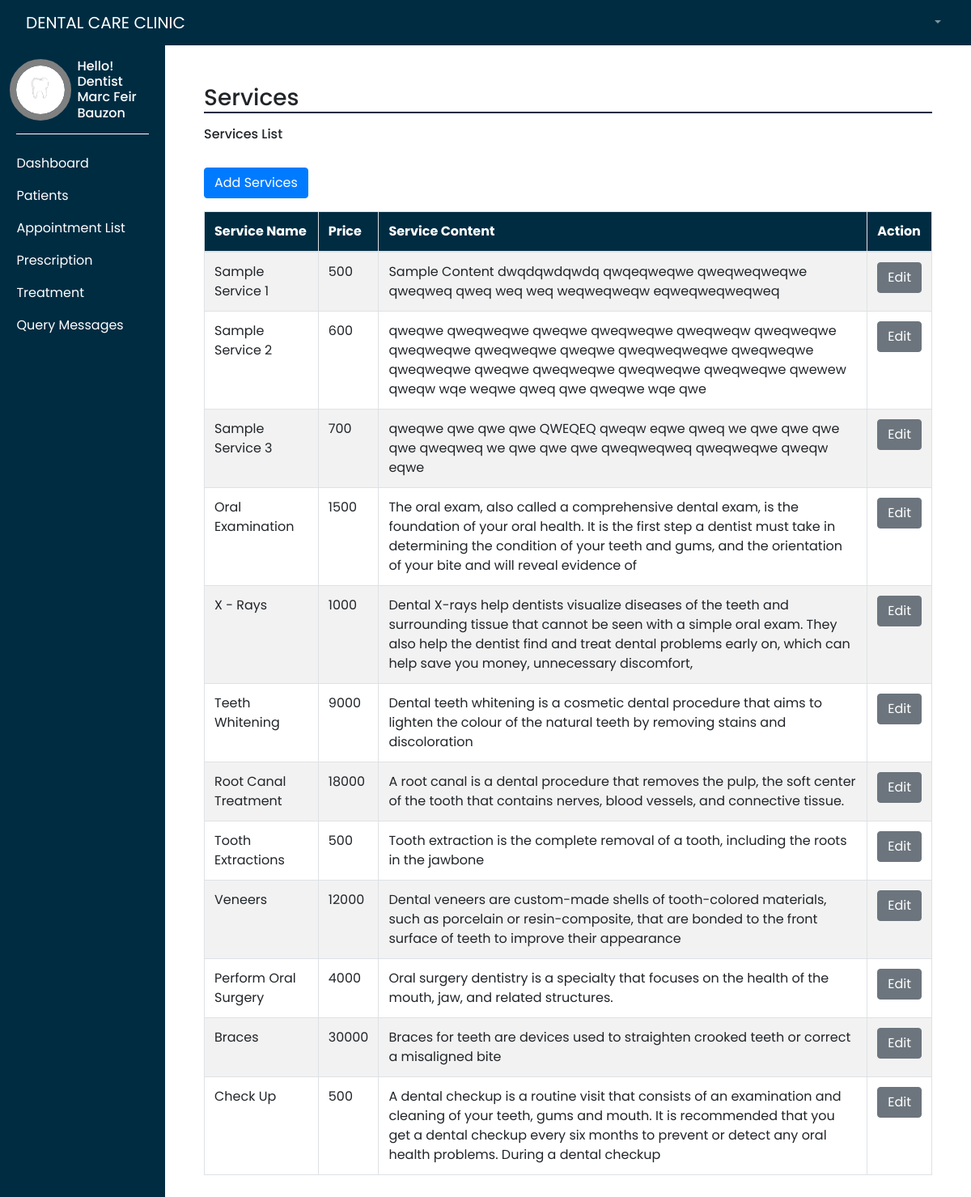
The app's page /services_view.php (signed in) with its own data.
### tables this page shows
CREATE TABLE `services` (
  `serviceId` int(11) NOT NULL,
  `service_name` varchar(250) NOT NULL,
  `fees` int(11) NOT NULL,
  `article_title` varchar(250) NOT NULL,
  `content` varchar(250) NOT NULL
);

### services_view.php (the view, shortened to what this page needs)
<?php
require_once "connection.php";
?>
<!DOCTYPE html>
<html lang="en">
<head>
    <link rel="stylesheet" href="styles/dashAdmin.css">
    <link rel="stylesheet" href="https://maxcdn.bootstrapcdn.com/bootstrap/4.0.0/css/bootstrap.min.css"/>
</head>
<body style="height: 100vh;">
    <div class="" style=" width: 100%">
        <?php require("templates/main-header.php"); ?>
    </div>
    <div class="d-flex" >
        <div class="bg-dark" style="width: 17%">
            <?php require("templates/sidebar.php"); ?>
        </div>
        <div style="width: 83%">
            <div class="p-5">
                <h3 style="border-bottom: 2px solid #002c42">Services</h3>
                <h6 class="mt-3 mb-3">Services List</h6>
                    <button type="button" class="btn btn-primary mb-3 mt-3" data-toggle="modal" data-target="#exampleModal">
                    Add Services
                    </button>
                <?php
                    $sql = "SELECT * FROM services";
                    $result = $conn->query($sql);
                ?>
                <table class="table table-hover table-striped table-bordered" style="margin-bottom: 200px; width: 100%;">
                    <thead style="background-color: #002c42 !important; color: white; text-align: left">
                        <tr>
                        <th >Service Name</th>
                        <th >Price</th>
                        <th >Service Content</th>
                        <th >Action</th>
                        </tr>
                    </thead>
                    <tbody>
                        <?php if ($result->num_rows > 0) { ?>
                        <?php while($row = $result->fetch_assoc()){?>
                        <tr>
                            <td><?php echo $row['service_name']; ?></td>
                            <td><?php echo $row['fees']; ?></td>
                            <td style="word-wrap: break-word !important;"><?php echo $row['content']; ?></td>
                            <td >
                                <input type="submit" class="btn btn-secondary editBtn" value="Edit">
                            </td>
                        </tr>
                        <?php }?>
                        <?php } ?>
                    </tbody>
                </table>
            </div>
        </div>
    </div>
</body>
</html>

### styles/dashAdmin.css (style rules this page uses)
* { margin: 0; padding: 0; font-family: 'Poppins', sans-serif !important; box-sizing: border-box; }

### records on screen
services: service_name "Sample Service 1", fees "500", content "Sample Content dwqdqwdqwdq qwqeqweqwe qweqweqweqwe qweqweq qweq weq weq weqweqweqw eqweqweqweqweq"
services: service_name "Sample Service 2", fees "600", content "qweqwe qweqweqwe qweqwe qweqweqwe qweqweqw qweqweqwe qweqweqwe qweqweqwe qweqwe qweqweqweqwe qweqweqwe qweqweqwe qweqwe qweqweqwe qweqweqwe qweqweqwe qwewew qweqw wqe weqwe qweq qwe qweqwe wqe qwe"
services: service_name "Sample Service 3", fees "700", content "qweqwe qwe qwe qwe QWEQEQ qweqw eqwe qweq we qwe qwe qwe qwe qweqweq we qwe qwe qwe qweqweqweq qweqweqwe qweqw eqwe"
services: service_name "Oral Examination", fees "1500", content "The oral exam, also called a comprehensive dental exam, is the foundation of your oral health. It is the first step a dentist must take in determining the condition of your teeth and gums, and the orientation of your bite and will reveal evidence of"
services: service_name "X - Rays", fees "1000", content "Dental X-rays help dentists visualize diseases of the teeth and surrounding tissue that cannot be seen with a simple oral exam. They also help the dentist find and treat dental problems early on, which can help save you money, unnecessary discomfort,"
services: service_name "Teeth Whitening", fees "9000", content "Dental teeth whitening is a cosmetic dental procedure that aims to lighten the colour of the natural teeth by removing stains and discoloration"
services: service_name "Root Canal Treatment", fees "18000", content "A root canal is a dental procedure that removes the pulp, the soft center of the tooth that contains nerves, blood vessels, and connective tissue."
services: service_name "Tooth Extractions", fees "500", content "Tooth extraction is the complete removal of a tooth, including the roots in the jawbone"
services: service_name "Veneers", fees "12000", content "Dental veneers are custom-made shells of tooth-colored materials, such as porcelain or resin-composite, that are bonded to the front surface of teeth to improve their appearance"
services: service_name "Perform Oral Surgery", fees "4000", content "Oral surgery dentistry is a specialty that focuses on the health of the mouth, jaw, and related structures."
services: service_name "Braces", fees "30000", content "Braces for teeth are devices used to straighten crooked teeth or correct a misaligned bite"
services: service_name "Check Up", fees "500", content "A dental checkup is a routine visit that consists of an examination and cleaning of your teeth, gums and mouth. It is recommended that you get a dental checkup every six months to prevent or detect any oral health problems. During a dental checkup"

### other values on screen
$_SESSION['position'] "Dentist"
$_SESSION['fullname'] "Marc Feir Bauzon"
